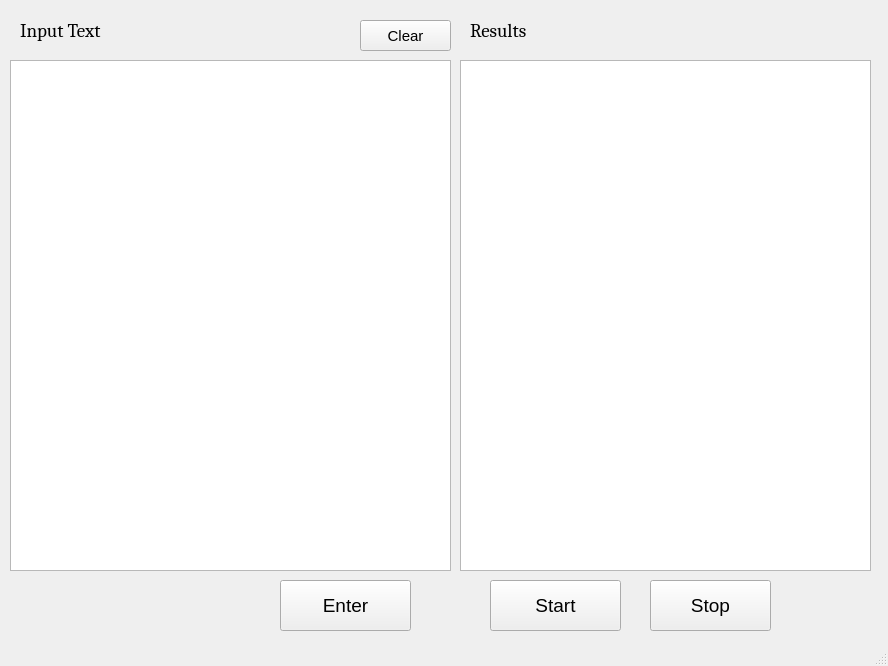
<?xml version="1.0" encoding="UTF-8"?>
<ui version="4.0">
 <class>MainWindow</class>
 <widget class="QMainWindow" name="MainWindow">
  <property name="geometry">
   <rect>
    <x>0</x>
    <y>0</y>
    <width>888</width>
    <height>666</height>
   </rect>
  </property>
  <property name="windowTitle">
   <string>MainWindow</string>
  </property>
  <widget class="QWidget" name="centralwidget">
   <widget class="QPlainTextEdit" name="plainTextEdit">
    <property name="geometry">
     <rect>
      <x>10</x>
      <y>60</y>
      <width>441</width>
      <height>511</height>
     </rect>
    </property>
   </widget>
   <widget class="QTextBrowser" name="textBrowser">
    <property name="geometry">
     <rect>
      <x>460</x>
      <y>60</y>
      <width>411</width>
      <height>511</height>
     </rect>
    </property>
   </widget>
   <widget class="QPushButton" name="pushButton">
    <property name="geometry">
     <rect>
      <x>280</x>
      <y>580</y>
      <width>131</width>
      <height>51</height>
     </rect>
    </property>
    <property name="font">
     <font>
      <family>Arial</family>
      <pointsize>14</pointsize>
     </font>
    </property>
    <property name="text">
     <string>Enter</string>
    </property>
   </widget>
   <widget class="QPushButton" name="pushButton_2">
    <property name="geometry">
     <rect>
      <x>490</x>
      <y>580</y>
      <width>131</width>
      <height>51</height>
     </rect>
    </property>
    <property name="maximumSize">
     <size>
      <width>131</width>
      <height>51</height>
     </size>
    </property>
    <property name="font">
     <font>
      <family>Arial</family>
      <pointsize>14</pointsize>
     </font>
    </property>
    <property name="text">
     <string>Start</string>
    </property>
   </widget>
   <widget class="QPushButton" name="pushButton_3">
    <property name="geometry">
     <rect>
      <x>650</x>
      <y>580</y>
      <width>121</width>
      <height>51</height>
     </rect>
    </property>
    <property name="font">
     <font>
      <family>Arial</family>
      <pointsize>14</pointsize>
     </font>
    </property>
    <property name="text">
     <string>Stop</string>
    </property>
   </widget>
   <widget class="QLabel" name="label_2">
    <property name="geometry">
     <rect>
      <x>470</x>
      <y>10</y>
      <width>121</width>
      <height>41</height>
     </rect>
    </property>
    <property name="font">
     <font>
      <family>Cambria</family>
      <pointsize>14</pointsize>
     </font>
    </property>
    <property name="text">
     <string>Results</string>
    </property>
   </widget>
   <widget class="QPushButton" name="pushButton_4">
    <property name="geometry">
     <rect>
      <x>360</x>
      <y>20</y>
      <width>91</width>
      <height>31</height>
     </rect>
    </property>
    <property name="font">
     <font>
      <family>Arial</family>
      <pointsize>11</pointsize>
     </font>
    </property>
    <property name="text">
     <string>Clear</string>
    </property>
   </widget>
   <widget class="QLabel" name="label">
    <property name="geometry">
     <rect>
      <x>20</x>
      <y>10</y>
      <width>131</width>
      <height>41</height>
     </rect>
    </property>
    <property name="font">
     <font>
      <family>Cambria</family>
      <pointsize>14</pointsize>
     </font>
    </property>
    <property name="text">
     <string>Input Text</string>
    </property>
   </widget>
  </widget>
  <widget class="QStatusBar" name="statusbar"/>
  <action name="actionOpen">
   <property name="text">
    <string>Open</string>
   </property>
  </action>
  <action name="actionSave">
   <property name="text">
    <string>Save</string>
   </property>
  </action>
  <action name="actionExit">
   <property name="text">
    <string>Exit</string>
   </property>
  </action>
  <action name="actionHelp">
   <property name="text">
    <string>Help</string>
   </property>
  </action>
  <action name="actionAbout">
   <property name="text">
    <string>About...</string>
   </property>
  </action>
 </widget>
 <resources/>
 <connections>
  <connection>
   <sender>pushButton</sender>
   <signal>clicked()</signal>
   <receiver>MainWindow</receiver>
   <slot>enter()</slot>
   <hints>
    <hint type="sourcelabel">
     <x>367</x>
     <y>622</y>
    </hint>
    <hint type="destinationlabel">
     <x>872</x>
     <y>362</y>
    </hint>
   </hints>
  </connection>
  <connection>
   <sender>pushButton_2</sender>
   <signal>clicked()</signal>
   <receiver>MainWindow</receiver>
   <slot>start()</slot>
   <hints>
    <hint type="sourcelabel">
     <x>567</x>
     <y>611</y>
    </hint>
    <hint type="destinationlabel">
     <x>874</x>
     <y>639</y>
    </hint>
   </hints>
  </connection>
  <connection>
   <sender>pushButton_3</sender>
   <signal>clicked()</signal>
   <receiver>MainWindow</receiver>
   <slot>stop()</slot>
   <hints>
    <hint type="sourcelabel">
     <x>727</x>
     <y>610</y>
    </hint>
    <hint type="destinationlabel">
     <x>787</x>
     <y>665</y>
    </hint>
   </hints>
  </connection>
  <connection>
   <sender>pushButton_4</sender>
   <signal>clicked()</signal>
   <receiver>plainTextEdit</receiver>
   <slot>clear()</slot>
   <hints>
    <hint type="sourcelabel">
     <x>416</x>
     <y>30</y>
    </hint>
    <hint type="destinationlabel">
     <x>450</x>
     <y>123</y>
    </hint>
   </hints>
  </connection>
 </connections>
 <slots>
  <slot>enter()</slot>
  <slot>start()</slot>
  <slot>stop()</slot>
  <slot>load()</slot>
 </slots>
</ui>
